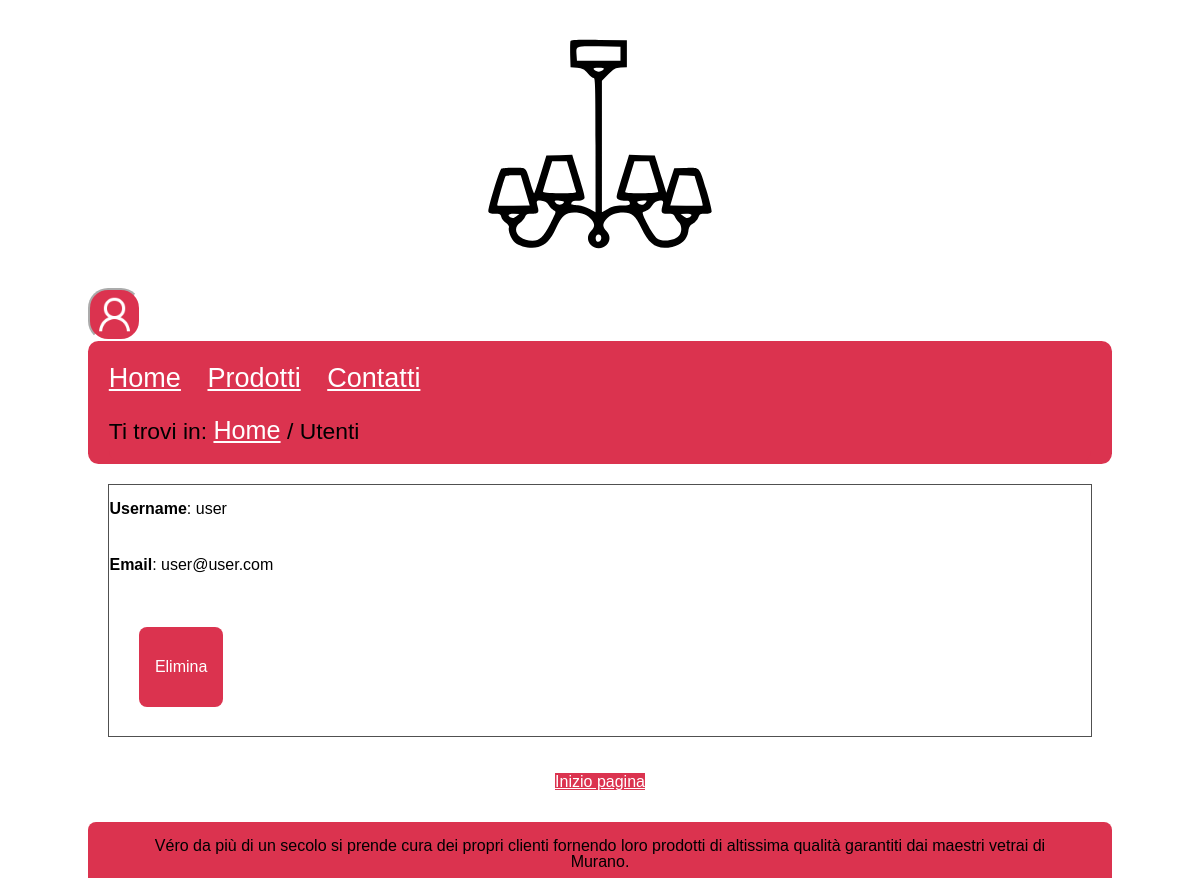
/utenti.php (signed in), run on an earlier commit of the app's database.
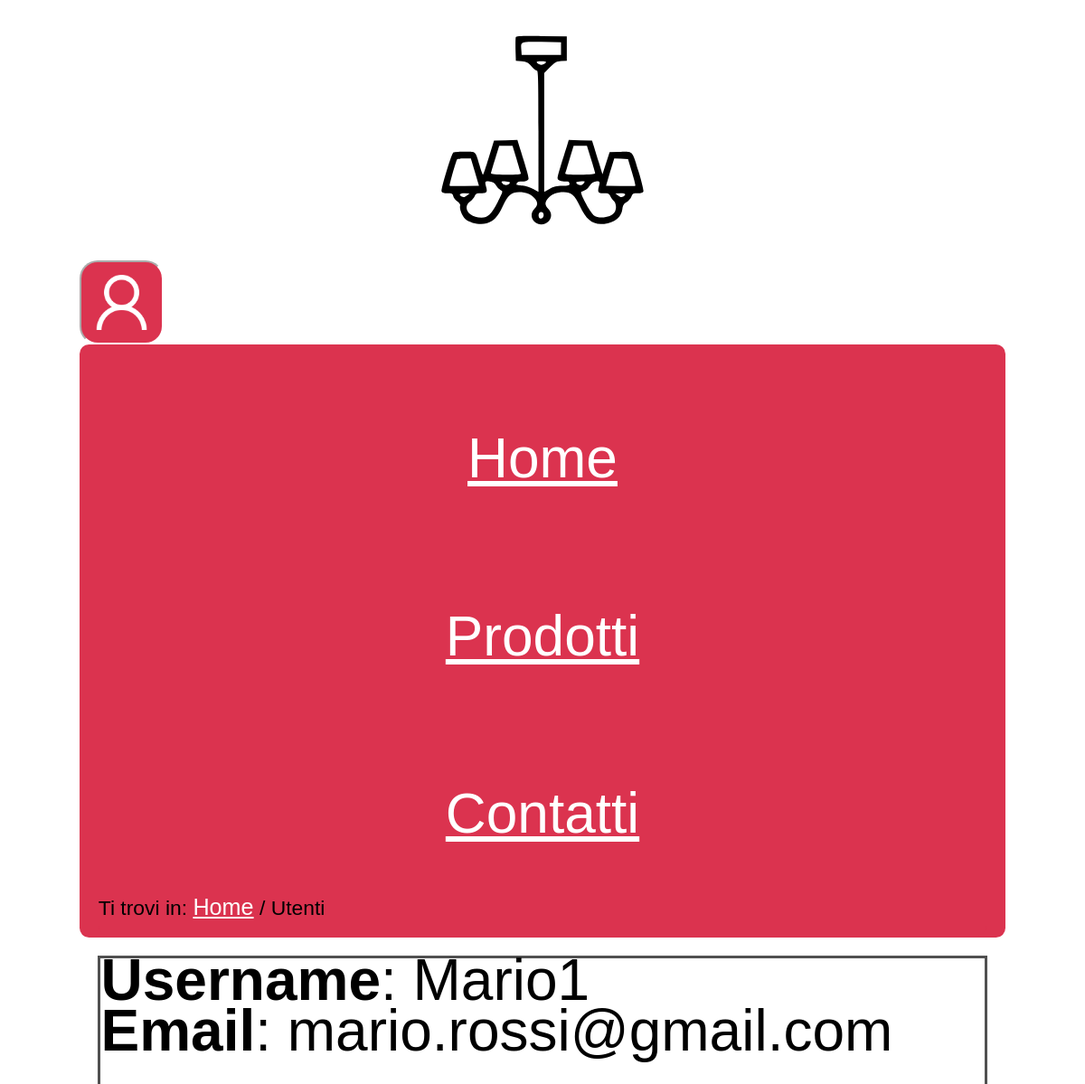
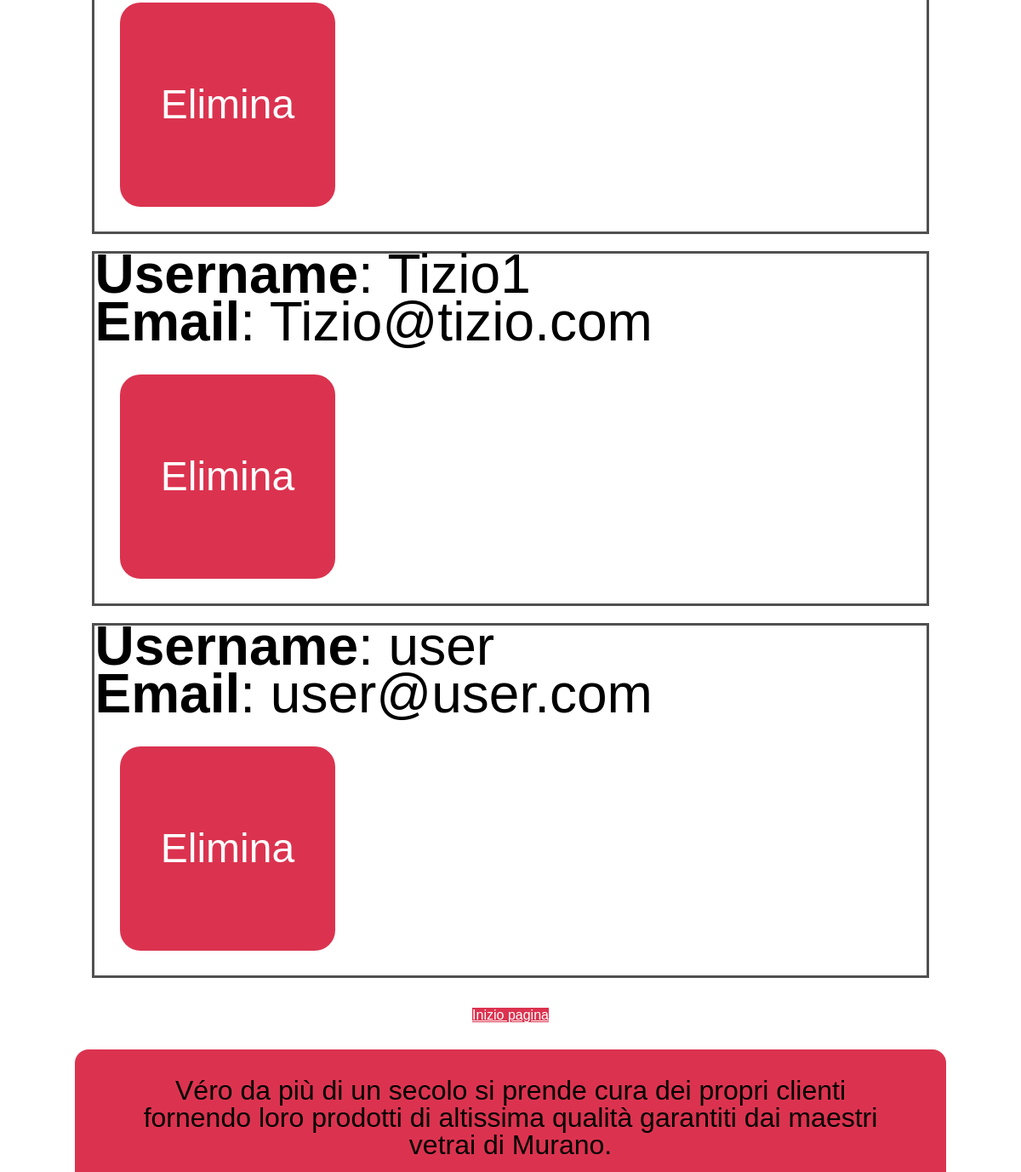
And on a later commit of the database (2 pictures, top to bottom).
### tables this page shows
CREATE TABLE IF NOT EXISTS `utente` (
  `username` varchar(20) NOT NULL,
  `password` varchar(255) NOT NULL,
  `email` varchar(255) DEFAULT NULL,
  `ruolo` varchar(10) NOT NULL DEFAULT 'user',
  PRIMARY KEY (`username`)
);

### PHP/connessione2.php (called while the page is built, shortened)
<?php
class DBAccess
{
    private static function startConnection()
    {
        try {
            return new mysqli(DBAccess::HOST_DB, DBAccess::USERNAME, DBAccess::PASSWORD, DBAccess::DATABASE_NAME);
        } catch (Exception $e) {
            http_response_code(500);
            if (isset($_SESSION["ruolo"])) {
                if ($_SESSION["ruolo"] == "user") {
                    echo file_get_contents(dirname(__FILE__) . "/../HTML/500Utente.html");
                } elseif ($_SESSION["ruolo"] == "admin") {
                    echo file_get_contents(dirname(__FILE__) . "/../HTML/500Amministratore.html");
                }
            } else {
                echo file_get_contents(dirname(__FILE__) . "/../HTML/500Semplice.html");
            }
            die();
        }
    }
    public static function dbQuery($query, ...$parametri)
    {
        $connection = self::startConnection();
        $stmt = $connection->prepare($query);
        $stmt->execute();
        $queryResult = $stmt->get_result();
        $select = false;
        if (strpos($query, "SELECT") === 0) {
            $select = true;
        }
        if ($select) {
            $result = array();
            while ($row = mysqli_fetch_assoc($queryResult)) {
                array_push($result, $row);
            }
            if (empty($result)) {
                return null;
            } else {
                return $result;
            }
        } else {
            $connection->close();
            return true;
        }
    }
}
?>

### utenti.php (the view, shortened to what this page needs)
<?php
require_once "PHP/class.php";
if (isset($_SESSION["username"]) && $_SESSION["ruolo"] == "admin") {
    $paginaHTML = Access::getHeader("Utenti", "Utenti registrati nel sito", "utenti", $_SESSION["ruolo"], null, null, null, null, true);
    $paginaHTML .= file_get_contents("HTML/utenti.html");
    $stringaUtenti = "";
    $first = 1;
    $utenti = Access::getUtenti();
    if ($utenti !== false) {
        if (!empty($utenti)) {
            foreach ($utenti as $utente) {
                $stringaUtenti .=
                    '<div class="utenti" role="group"';
                    if ($first) {
                        $stringaUtenti .= 'id="iniziocontenuto"';
                        $first = 0;
                    }
                $stringaUtenti .=
                      '>
                    <div class="flexutente">
                        <div><span lang="en"><span class="nome">Username</span></span>: ' . $utente['username'] . ' </div>
                        <div><span lang="en"><span class="email">Email</span></span>: ' . $utente['email'] . ' </div>';
                (isset($_POST["delete"]) && $_POST["userId"] == $utente['username']) ? $stringaUtenti .= '<div class="elimina_utente_big"><form method="post" action="utenti.php"><div class="messaggio_elimina" role="alert">Sicuro di voler eliminare il profilo?</div>
                        <input type="hidden" id="id' . $utente['username'] . '"name="userId" value="' . $utente['username'] . '"/>
                        <div id="msg_confirm" role="alert"><input type="submit" name="si" class="invio" value="Si" />
                        <input type="submit" name="no" class="invio" value="No" /></div></form></div></div></div>' : $stringaUtenti .= '
                        <form action="utenti.php" method="post">
                            <input type="hidden" id="id' . $utente['username'] . '"name="userId" value="' . $utente['username'] . '"/>
                            <input type="submit" id="delete' . $utente['username'] . '"name="delete" class="invio" value="Elimina"/>
                            <div id="msg_confirm" role="alert"></div>
                        </form>
                    </div>
                </div>';
            }
        }
    }
    echo str_replace("<utenti />", $stringaUtenti, $paginaHTML);
} else {
    header("Location: index.php");
}
?>

What changed in the data, as far as the page shows it:
added utente: username "Mario1", email "mario.rossi@gmail.com"
added utente: username "Tizio1", email "Tizio@tizio.com"
